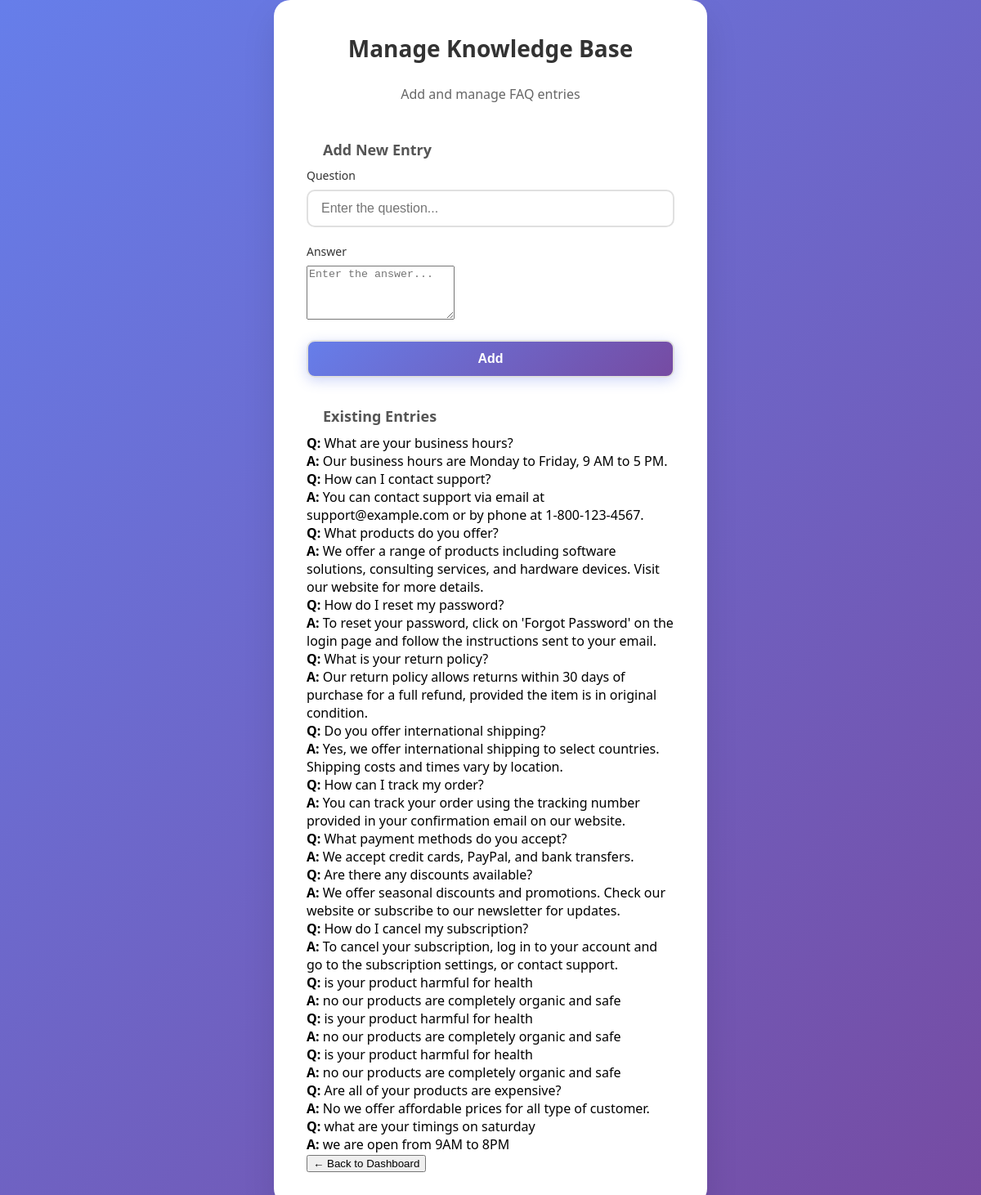
The app's page /admin/kb (signed in) with its own data.
### models/chatbot.py (models this page shows)
class KnowledgeBase(db.Model):
    id = db.Column(db.Integer, primary_key=True)
    question = db.Column(db.String(500), nullable=False)
    answer = db.Column(db.Text, nullable=False)

### app.py (the view)
@app.route('/admin/kb', methods=['GET', 'POST'])
@login_required
def admin_kb():
    if current_user.role != 'admin':
        return redirect(url_for('index'))
    form = KBForm()
    if form.validate_on_submit():
        new_kb = KnowledgeBase(question=form.question.data, answer=form.answer.data)
        db.session.add(new_kb)
        db.session.commit()
        flash('KB entry added')
    kb_entries = KnowledgeBase.query.all()
    return render_template('admin_kb.html', form=form, kb=kb_entries)

### app.py
class KBForm(FlaskForm):
    question = StringField('Question', validators=[DataRequired()])
    answer = TextAreaField('Answer', validators=[DataRequired()])
    submit = SubmitField('Add')

### app.py (called while the page is built)
@login_manager.user_loader
def load_user(user_id):
    return User.query.get(int(user_id))

### templates/admin_kb.html (shortened to what this page needs)
<!DOCTYPE html>
<html lang="en">
<head>
    <link rel="stylesheet" href="{{ url_for('static', filename='style.css') }}">
</head>
<body>
    <div class="container">
        <h1>Manage Knowledge Base</h1>
        <p class="subtitle">Add and manage FAQ entries</p>
        <div class="kb-form-section">
            <h2>Add New Entry</h2>
            <form method="POST" class="kb-form">
                <div class="form-group">
                    {{ form.question.label }}
                    {{ form.question(placeholder="Enter the question...") }}
                </div>
                <div class="form-group">
                    {{ form.answer.label }}
                    {{ form.answer(placeholder="Enter the answer...", rows="4") }}
                </div>
                <div class="form-group">
                    {{ form.submit(class="btn-primary") }}
                </div>
            </form>
        </div>
        <div class="kb-entries-section">
            <h2>Existing Entries</h2>
            {% if kb %}
                <div class="kb-entries">
                    {% for entry in kb %}
                        <div class="kb-entry">
                            <div class="kb-question">
                                <strong>Q:</strong> {{ entry.question }}
                            </div>
                            <div class="kb-answer">
                                <strong>A:</strong> {{ entry.answer }}
                            </div>
                        </div>
                    {% endfor %}
                </div>
            {% else %}
                <p class="no-entries">No knowledge base entries yet. Add your first entry above!</p>
            {% endif %}
        </div>
        <div class="navigation">
            <button onclick="window.location.href='{{ url_for('index') }}'" class="back-btn">← Back to Dashboard</button>
        </div>
    </div>
</body>
</html>

### static/style.css (style rules this page uses)
body { font-family: 'Segoe UI', Tahoma, Geneva, Verdana, sans-serif; background: linear-gradient(135deg, #667eea 0%, #764ba2 100%); margin: 0; padding: 0; min-height: 100vh; display: flex; justify-content: center; align-items: center; }
.container { background-color: #ffffff; border-radius: 20px; box-shadow: 0 20px 40px rgba(0, 0, 0, 0.1); width: 100%; max-width: 450px; padding: 40px; display: flex; flex-direction: column; position: relative; min-height: 500px; }
.form-group { margin-bottom: 20px; }
.form-group label { display: block; margin-bottom: 8px; color: #333; font-weight: 500; font-size: 14px; }
.form-group input, .form-group select { width: 100%; padding: 12px 16px; border: 2px solid #e0e0e0; border-radius: 10px; font-size: 16px; transition: border-color 0.3s ease, box-shadow 0.3s ease; box-sizing: border-box; }
.btn-primary { width: 100%; padding: 14px; background: linear-gradient(135deg, #667eea 0%, #764ba2 100%); color: white; border: none; border-radius: 10px; font-size: 16px; font-weight: 600; cursor: pointer; transition: all 0.3s ease; box-shadow: 0 4px 15px rgba(102, 126, 234, 0.3); }
h1 { text-align: center; margin: 0 0 10px 0; color: #333; font-size: 28px; font-weight: 700; }
.subtitle { text-align: center; color: #666; font-size: 16px; margin-bottom: 30px; }
h2 { color: #555; font-size: 18px; margin: 15px 0 10px 0; padding: 0 20px; }

### records on screen
KnowledgeBase: question "What are your business hours?", answer "Our business hours are Monday to Friday, 9 AM to 5 PM."
KnowledgeBase: question "How can I contact support?", answer "You can contact support via email at support@example.com or by phone at 1-800-123-4567."
KnowledgeBase: question "What products do you offer?", answer "We offer a range of products including software solutions, consulting services, and hardware devices. Visit our website for more details."
KnowledgeBase: question "How do I reset my password?", answer "To reset your password, click on 'Forgot Password' on the login page and follow the instructions sent to your email."
KnowledgeBase: question "What is your return policy?", answer "Our return policy allows returns within 30 days of purchase for a full refund, provided the item is in original condition."
KnowledgeBase: question "Do you offer international shipping?", answer "Yes, we offer international shipping to select countries. Shipping costs and times vary by location."
KnowledgeBase: question "How can I track my order?", answer "You can track your order using the tracking number provided in your confirmation email on our website."
KnowledgeBase: question "What payment methods do you accept?", answer "We accept credit cards, PayPal, and bank transfers."
KnowledgeBase: question "Are there any discounts available?", answer "We offer seasonal discounts and promotions. Check our website or subscribe to our newsletter for updates."
KnowledgeBase: question "How do I cancel my subscription?", answer "To cancel your subscription, log in to your account and go to the subscription settings, or contact support."
KnowledgeBase: question "is your product harmful for health", answer "no our products are completely organic and safe"
KnowledgeBase: question "is your product harmful for health", answer "no our products are completely organic and safe"
KnowledgeBase: question "is your product harmful for health", answer "no our products are completely organic and safe"
KnowledgeBase: question "Are all of your products are expensive?", answer "No we offer affordable prices for all type of customer."
KnowledgeBase: question "what are your timings on saturday", answer "we are open from 9AM to 8PM"
